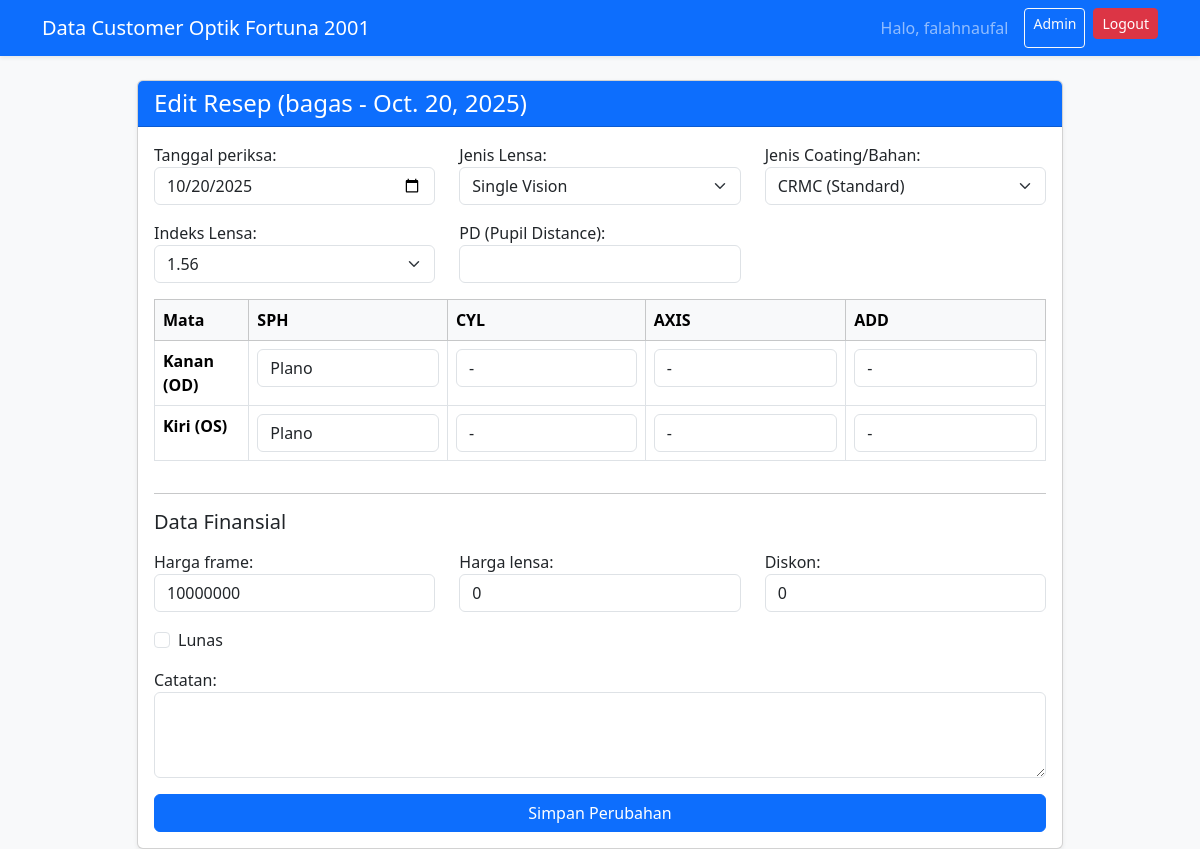
The page /resep/4/edit/ (signed in) on the database its author committed.
### pasien/models.py (models this page shows, shortened)
class Resep(models.Model):
    JENIS_LENSA_CHOICES = [
        ('SV', 'Single Vision'),
        ('BF', 'Bifokal'),
        ('PG', 'Progresif'),
        ('OFF', 'Office / Baca'),
        ('LAIN', 'Lainnya'),
    ]
    COATING_LENSA_CHOICES = [
        ('CRMC', 'CRMC (Standard)'),
        ('BLR', 'Blueray'),
        ('PHC', 'Photochromic'),
        ('BLC', 'Bluechromic (Blueray + Photochromic)'),
        ('LAIN', 'Lainnya'),
    ]
    INDEKS_LENSA_CHOICES = [
        ('1.56', '1.56'),
        ('1.60', '1.60'),
        ('1.67', '1.67'),
        ('1.74', '1.74'),
        ('LAIN', 'Lainnya (misal: 1.50, 1.59)'),
    ]
    pelanggan = models.ForeignKey(Pelanggan, on_delete=models.CASCADE, related_name='resep_history')
    tanggal_periksa = models.DateField(default=timezone.now)
    jenis_lensa = models.CharField(
        "Jenis Lensa", max_length=5, choices=JENIS_LENSA_CHOICES, default='SV'
    )
    jenis_coating = models.CharField(
        "Jenis Coating/Bahan",
        max_length=5,
        choices=COATING_LENSA_CHOICES,
        default='CRMC'
    )
    indeks_lensa = models.CharField(
        "Indeks Lensa",
        max_length=5,
        choices=INDEKS_LENSA_CHOICES,
        default='1.56'
    )
    harga_frame = models.DecimalField(max_digits=10, decimal_places=0, default=0)
    harga_lensa = models.DecimalField(max_digits=10, decimal_places=0, default=0)
    diskon = models.DecimalField(max_digits=10, decimal_places=0, default=0)
    total_bayar = models.DecimalField(max_digits=10, decimal_places=0, blank=True, null=True)
    lunas = models.BooleanField(default=True)
    total_bayar = models.DecimalField(
        "Total Bayar (Rp)",
        max_digits=10,
        decimal_places=0,
        default=0,
        editable=False )
    od_sph = models.CharField("SPH (Kanan)", max_length=10, default='Plano')
    od_cyl = models.CharField("CYL (Kanan)", max_length=10, default='-')
    od_axis = models.CharField("AXIS (Kanan)", max_length=10, default='-')
    od_add = models.CharField("ADD (Kanan)", max_length=10, default='-')
    os_sph = models.CharField("SPH (Kiri)", max_length=10, default='Plano')
    os_cyl = models.CharField("CYL (Kiri)", max_length=10, default='-')
    os_axis = models.CharField("AXIS (Kiri)", max_length=10, default='-')
    os_add = models.CharField("ADD (Kiri)", max_length=10, default='-')
    pd = models.CharField("PD (Pupil Distance)", max_length=10, blank=True, null=True)
    catatan = models.TextField(blank=True, null=True)
    created_at = models.DateTimeField(auto_now_add=True)
    class Meta:
        ordering = ['-tanggal_periksa'] # Urutkan resep terbaru di atas
        verbose_name = "Data Resep"
        verbose_name_plural = "Data Resep"

class Pelanggan(models.Model):
    nama = models.CharField(max_length=100)
    no_hp = models.CharField(max_length=20, unique=True)
    alamat = models.TextField(blank=True, null=True)
    tanggal_lahir = models.DateField(blank=True, null=True)
    created_at = models.DateTimeField(auto_now_add=True)
    class Meta:
        verbose_name = "Data Pelanggan"
        verbose_name_plural = "Data Pelanggan"

### pasien/views.py (the view)
# urls.py: path('resep/<int:pk>/edit/', views.edit_resep, name='edit_resep'),
@login_required
def edit_resep(request, pk):
    resep = get_object_or_404(Resep, pk=pk)
    if request.method == 'POST':
        form = ResepForm(request.POST, instance=resep)
        if form.is_valid():
            form.save()
            return redirect('detail', pk=resep.pelanggan.pk)
    else:
        form = ResepForm(instance=resep)
    context = {
        'form': form,
        'resep': resep # Kirim resep untuk konteks (misal: judul)
    }
    return render(request, 'edit_resep.html', context)

### templates/edit_resep.html (shortened to what this page needs)
{% extends 'base.html' %}
{% block content %}
<div class="row justify-content-center">
    <div class="col-md-10"> <div class="card shadow-sm">
            <div class="card-header bg-primary text-white">
                <h4 class="mb-0">Edit Resep ({{ resep.pelanggan.nama }} - {{ resep.tanggal_periksa }})</h4>
            </div>
            <div class="card-body">
                <form method="POST">
                    <div class="row">
                        <div class="col-md-4 mb-3">{{ form.tanggal_periksa.label_tag }} {{ form.tanggal_periksa }}</div>
                        <div class="col-md-4 mb-3">{{ form.jenis_lensa.label_tag }} {{ form.jenis_lensa }}</div>
                        <div class="col-md-4 mb-3">{{ form.jenis_coating.label_tag }} {{ form.jenis_coating }}</div>
                    </div>
                    <div class="row">
                        <div class="col-md-4 mb-3">{{ form.indeks_lensa.label_tag }} {{ form.indeks_lensa }}</div>
                        <div class="col-md-4 mb-3">{{ form.pd.label_tag }} {{ form.pd }}</div>
                    </div>
                    <div class="table-responsive mb-3">
                        <table class="table table-bordered">
                            <tr class="table-light">
                                <th>Mata</th>
                                <th>SPH</th><th>CYL</th><th>AXIS</th><th>ADD</th>
                            </tr>
                            <tr>
                                <th>Kanan (OD)</th>
                                <td>{{ form.od_sph }}</td>
                                <td>{{ form.od_cyl }}</td>
                                <td>{{ form.od_axis }}</td>
                                <td>{{ form.od_add }}</td>
                            </tr>
                            <tr>
                                <th>Kiri (OS)</th>
                                <td>{{ form.os_sph }}</td>
                                <td>{{ form.os_cyl }}</td>
                                <td>{{ form.os_axis }}</td>
                                <td>{{ form.os_add }}</td>
                            </tr>
                        </table>
                    </div>
            <hr>
            <h5 class="mb-3">Data Finansial</h5>
            <div class="row">
                <div class="col-md-4 mb-3">
                    {{ form.harga_frame.label_tag }}
                    {{ form.harga_frame }}
                </div>
                <div class="col-md-4 mb-3">
                    {{ form.harga_lensa.label_tag }}
                    {{ form.harga_lensa }}
                </div>
                <div class="col-md-4 mb-3">
                    {{ form.diskon.label_tag }}
                    {{ form.diskon }}
                </div>
            </div>
            <div class="form-check mb-3">
                {{ form.lunas }}
                <label class="form-check-label" for="{{ form.lunas.id_for_label }}">
                    {{ form.lunas.label }}
                </label>
            </div>
            <div class="mb-3">
                        {{ form.catatan.label_tag }}
                        {{ form.catatan }}
                    </div>
                    <button type="submit" class="btn btn-primary w-100">Simpan Perubahan</button>
                </form>
            </div>
        </div>
    </div>
</div>
{% endblock %}

### templates/base.html (shortened to what this page needs)
<!doctype html>
<html lang="id">
  <head>
    <link href="https://cdn.jsdelivr.net/npm/bootstrap@5.3.3/dist/css/bootstrap.min.css" rel="stylesheet">
  </head>
  <body>
    <nav class="navbar navbar-expand-lg navbar-dark bg-primary shadow-sm">
        <div class="container">
            <a class="navbar-brand" href="{% url 'search' %}"> Data Customer Optik Fortuna 2001</a>
            <div class="d-flex">
                {% if user.is_authenticated %}
                    <span class="navbar-text me-3">
                        Halo, {{ user.first_name|default:user.username }}
                    </span>
                    <a href="/admin" class="btn btn-outline-light btn-sm me-2" target="_blank">Admin</a>
                    <form action="{% url 'logout' %}" method="POST" class="d-inline">
    <button type="submit" class="btn btn-danger btn-sm">Logout</button>
</form>
                {% else %}
                    <a href="{% url 'login' %}" class="btn btn-light btn-sm">Login</a>
                {% endif %}
            </div>
        </div>
    </nav>
    <div class="container mt-4">
        {% block content %}
        {% endblock %}
    </div>
  </body>
</html>

### templates/base.html (style rules this page uses)
body { background-color: #f8f9fa; }

### rows shown on the page
Resep: pelanggan.nama "bagas", tanggal_periksa "Oct. 20, 2025", tanggal_periksa "10/20/2025", jenis_lensa "Single Vision", jenis_coating "CRMC (Standard)", indeks_lensa "1.56", od_sph "Plano", od_cyl "-", od_axis "-", od_add "-", os_sph "Plano", os_cyl "-", os_axis "-", os_add "-", harga_frame "10000000", harga_lensa "0", diskon "0"

### other values the page prints
{{ user.first_name|default:user.username }} "falahnaufal"
